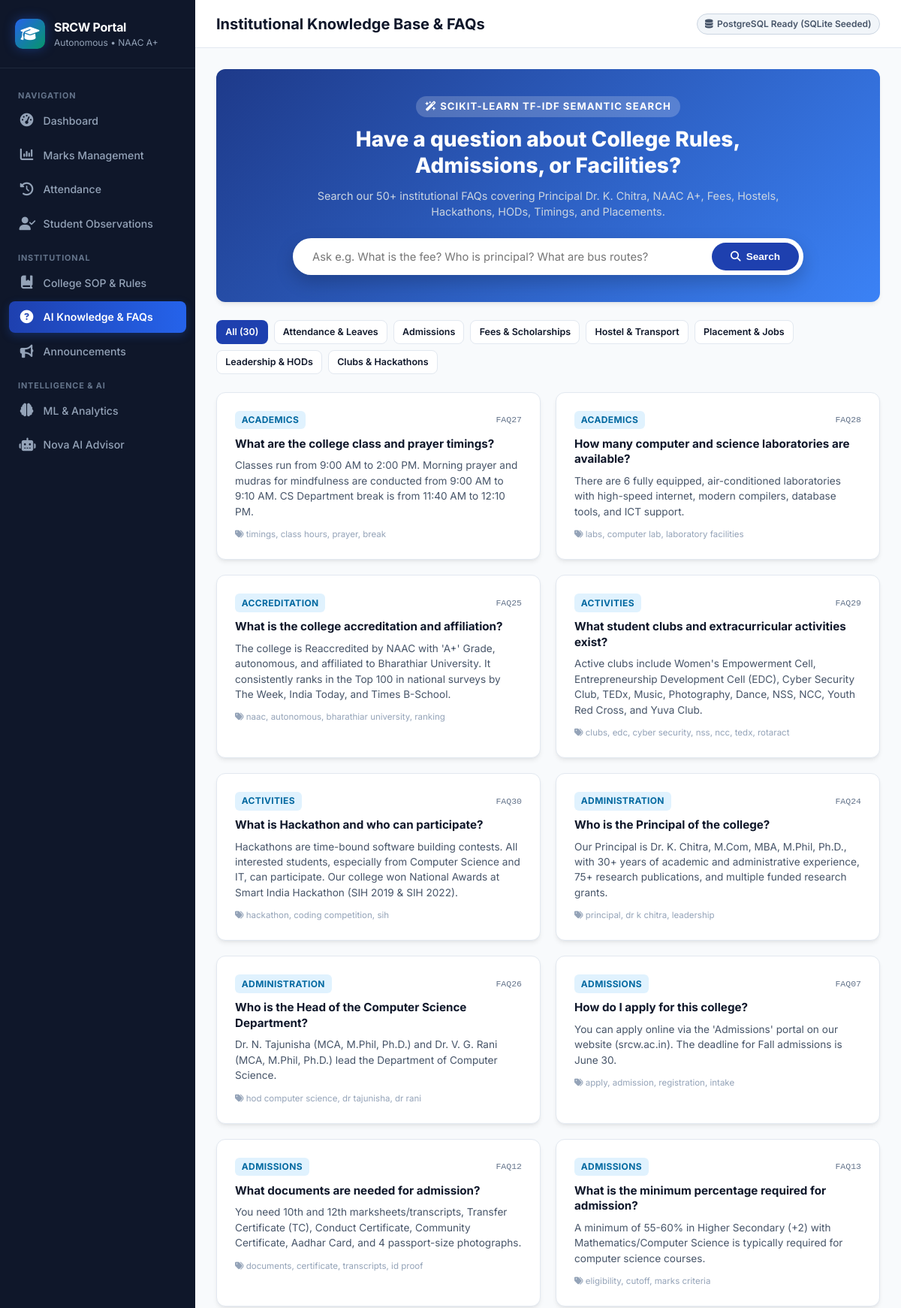
The app's page /faqs (upper part) with its own data.
### tables this page shows
CREATE TABLE faqs (
            faq_id TEXT PRIMARY KEY,
            category TEXT NOT NULL,
            question TEXT NOT NULL,
            keywords TEXT,
            answer TEXT NOT NULL
        );

### app.py (the view)
@app.route("/faqs")
def faqs():
    category = request.args.get("category", "All")
    query = request.args.get("q", "").strip()
    if query:
        search_results = analytics_engine.search_knowledge_base(query, top_k=8)
    else:
        search_results = None
    all_faqs = db_manager.get_faqs(category if category != "All" else None)
    return render_template(
        "faqs.html",
        faqs=all_faqs,
        search_results=search_results,
        query=query,
        selected_category=category
    )

### app.py (called while the page is built)
@app.context_processor
def inject_global_data():
    return {
        "current_user": session.get("user"),
        "db_mode": db_manager.active_mode,
        "college_name": "Sri Ramakrishna College of Arts and Science for Women"
    }

### db.py (called while the page is built)
    def get_sqlite_conn(self):
        conn = sqlite3.connect(self.sqlite_path)
        conn.row_factory = sqlite3.Row
        return conn

    def get_faqs(self, category=None):
        conn = self.get_sqlite_conn()
        cur = conn.cursor()
        if category and category != "All":
            cur.execute("SELECT * FROM faqs WHERE category = ? ORDER BY faq_id", (category,))
        else:
            cur.execute("SELECT * FROM faqs ORDER BY category, faq_id")
        rows = cur.fetchall()
        conn.close()
        return [dict(r) for r in rows]

### templates/faqs.html (shortened to what this page needs)
{% extends "base.html" %}
{% block page_heading %}Institutional Knowledge Base & FAQs{% endblock %}
{% block content %}
<div class="card" style="background: linear-gradient(135deg, #1e3a8a, #3b82f6); color: #ffffff; padding: 2.25rem; border: none;">
  <div style="max-width: 680px; margin: 0 auto; text-align: center;">
    <div style="font-size: 0.82rem; font-weight: 700; text-transform: uppercase; letter-spacing: 0.08em; background: rgba(255,255,255,0.2); padding: 0.25rem 0.75rem; border-radius: 20px; display: inline-block; margin-bottom: 0.75rem;">
      <i class="fa-solid fa-wand-magic-sparkles"></i> Scikit-Learn TF-IDF Semantic Search
    </div>
    <h2 style="font-size: 1.75rem; font-weight: 800; line-height: 1.25; margin-bottom: 0.75rem;">
      Have a question about College Rules, Admissions, or Facilities?
    </h2>
    <p style="color: #cbd5e1; font-size: 0.9rem; margin-bottom: 1.5rem;">
      Search our 50+ institutional FAQs covering Principal Dr. K. Chitra, NAAC A+, Fees, Hostels, Hackathons, HODs, Timings, and Placements.
    </p>
    <form method="GET" action="{{ url_for('faqs') }}" style="display: flex; gap: 0.5rem; background: #fff; padding: 6px; border-radius: 30px; box-shadow: 0 10px 25px rgba(0,0,0,0.2);">
      <input type="text" name="q" value="{{ query }}" placeholder="Ask e.g. What is the fee? Who is principal? What are bus routes?" style="flex: 1; border: none; outline: none; padding: 0.6rem 1.25rem; font-size: 0.92rem; border-radius: 24px; color: #0f172a; font-family: inherit;">
      <button type="submit" class="btn btn-primary" style="border-radius: 24px; padding: 0.6rem 1.5rem;">
        <i class="fa-solid fa-magnifying-glass"></i> Search
      </button>
    </form>
  </div>
</div>
<div style="display: flex; flex-wrap: wrap; gap: 0.5rem; margin-bottom: 1.5rem;">
  <a href="{{ url_for('faqs', category='All') }}" class="btn btn-sm {% if selected_category == 'All' %}btn-primary{% else %}btn-outline{% endif %}">
    All ({{ faqs|length }})
  </a>
  <a href="{{ url_for('faqs', category='Attendance') }}" class="btn btn-sm {% if selected_category == 'Attendance' %}btn-primary{% else %}btn-outline{% endif %}">
    Attendance & Leaves
  </a>
  <a href="{{ url_for('faqs', category='Admissions') }}" class="btn btn-sm {% if selected_category == 'Admissions' %}btn-primary{% else %}btn-outline{% endif %}">
    Admissions
  </a>
  <a href="{{ url_for('faqs', category='Finance') }}" class="btn btn-sm {% if selected_category == 'Finance' %}btn-primary{% else %}btn-outline{% endif %}">
    Fees & Scholarships
  </a>
  <a href="{{ url_for('faqs', category='Facilities') }}" class="btn btn-sm {% if selected_category == 'Facilities' %}btn-primary{% else %}btn-outline{% endif %}">
    Hostel & Transport
  </a>
  <a href="{{ url_for('faqs', category='Placement') }}" class="btn btn-sm {% if selected_category == 'Placement' %}btn-primary{% else %}btn-outline{% endif %}">
    Placement & Jobs
  </a>
  <a href="{{ url_for('faqs', category='Administration') }}" class="btn btn-sm {% if selected_category == 'Administration' %}btn-primary{% else %}btn-outline{% endif %}">
    Leadership & HODs
  </a>
  <a href="{{ url_for('faqs', category='Activities') }}" class="btn btn-sm {% if selected_category == 'Activities' %}btn-primary{% else %}btn-outline{% endif %}">
    Clubs & Hackathons
  </a>
</div>
<div style="display: grid; grid-template-columns: repeat(auto-fill, minmax(340px, 1fr)); gap: 1.25rem;">
  {% for f in faqs %}
  <div class="card" style="margin-bottom: 0;">
    <div style="display: flex; justify-content: space-between; align-items: center; margin-bottom: 0.6rem;">
      <span class="badge badge-info">{{ f.category }}</span>
      <code style="font-size: 0.72rem; color: #64748b;">{{ f.faq_id }}</code>
    </div>
    <h4 style="font-size: 0.95rem; font-weight: 700; color: #0f172a; margin-bottom: 0.5rem; line-height: 1.35;">
      {{ f.question }}
    </h4>
    <p style="font-size: 0.85rem; color: #475569; line-height: 1.5;">
      {{ f.answer }}
    </p>
    {% if f.keywords %}
    <div style="margin-top: 0.75rem; font-size: 0.72rem; color: #94a3b8;">
      <i class="fa-solid fa-tags"></i> {{ f.keywords }}
    </div>
    {% endif %}
  </div>
  {% endfor %}
</div>
{% endblock %}

### static/css/style.css (style rules this page uses)
:root { --primary: #1e40af; --primary-hover: #1d4ed8; --primary-light: #dbeafe; --secondary: #0f172a; --accent: #059669; --accent-light: #d1fae5; --warning: #d97706; --warning-light: #fef3c7; --danger: #dc2626; --danger-light: #fee2e2; --bg-main: #f8fafc; --bg-card: #ffffff; --border-color: #e2e8f0; --text-main: #0f172a; --text-muted: #64748b; --sidebar-width: 260px; --radius: 12px; --shadow: 0 4px 6px -1px rgb(0 0 0 / 0.07), 0 2px 4px -2px rgb(0 0 0 / 0.05); --shadow-lg: 0 10px 15px -3px rgb(0 0 0 / 0.1), 0 4px 6px -4px rgb(0 0 0 / 0.1); --transition: all 0.2s cubic-bezier(0.4, 0, 0.2, 1); }
* { box-sizing: border-box; margin: 0; padding: 0; }
body { font-family: 'Inter', -apple-system, BlinkMacSystemFont, "Segoe UI", Roboto, Helvetica, Arial, sans-serif; background-color: var(--bg-main); color: var(--text-main); line-height: 1.5; min-height: 100vh; }
.card { background: var(--bg-card); border: 1px solid var(--border-color); border-radius: var(--radius); box-shadow: var(--shadow); padding: 1.5rem; margin-bottom: 1.5rem; transition: var(--transition); }
.badge { display: inline-block; padding: 0.2rem 0.55rem; font-size: 0.75rem; font-weight: 700; border-radius: 6px; text-transform: uppercase; letter-spacing: 0.03em; }
.badge-info { background: #e0f2fe; color: #0369a1; }
.btn { display: inline-flex; align-items: center; justify-content: center; gap: 0.45rem; padding: 0.55rem 1rem; font-size: 0.85rem; font-weight: 600; border-radius: 8px; cursor: pointer; border: 1px solid transparent; transition: var(--transition); text-decoration: none; }
.btn-primary { background: var(--primary); color: #ffffff; }
.btn-outline { background: #ffffff; border-color: var(--border-color); color: var(--text-main); }
.btn-sm { padding: 0.35rem 0.7rem; font-size: 0.78rem; }

### records on screen
faqs: category "ACADEMICS", faq_id "FAQ27", question "What are the college class and prayer timings?", answer "Classes run from 9:00 AM to 2:00 PM. Morning prayer and mudras for mindfulness are conducted from 9:00 AM to 9:10 AM. CS Department break is from 11:40 AM to 12:10 PM.", keywords "timings, class hours, prayer, break"
faqs: category "ACADEMICS", faq_id "FAQ28", question "How many computer and science laboratories are available?", answer "There are 6 fully equipped, air-conditioned laboratories with high-speed internet, modern compilers, database tools, and ICT support.", keywords "labs, computer lab, laboratory facilities"
faqs: category "ACCREDITATION", faq_id "FAQ25", question "What is the college accreditation and affiliation?", answer "The college is Reaccredited by NAAC with 'A+' Grade, autonomous, and affiliated to Bharathiar University. It consistently ranks in the Top 100 in national surveys by The Week, India Today, and Times B-School.", keywords "naac, autonomous, bharathiar university, ranking"
faqs: category "ACTIVITIES", faq_id "FAQ29", question "What student clubs and extracurricular activities exist?", answer "Active clubs include Women's Empowerment Cell, Entrepreneurship Development Cell (EDC), Cyber Security Club, TEDx, Music, Photography, Dance, NSS, NCC, Youth Red Cross, and Yuva Club.", keywords "clubs, edc, cyber security, nss, ncc, tedx, rotaract"
faqs: category "ACTIVITIES", faq_id "FAQ30", question "What is Hackathon and who can participate?", answer "Hackathons are time-bound software building contests. All interested students, especially from Computer Science and IT, can participate. Our college won National Awards at Smart India Hackathon (SIH 2019 & SIH 2022).", keywords "hackathon, coding competition, sih"
faqs: category "ADMINISTRATION", faq_id "FAQ24", question "Who is the Principal of the college?", answer "Our Principal is Dr. K. Chitra, M.Com, MBA, M.Phil, Ph.D., with 30+ years of academic and administrative experience, 75+ research publications, and multiple funded research grants.", keywords "principal, dr k chitra, leadership"
faqs: category "ADMINISTRATION", faq_id "FAQ26", question "Who is the Head of the Computer Science Department?", answer "Dr. N. Tajunisha (MCA, M.Phil, Ph.D.) and Dr. V. G. Rani (MCA, M.Phil, Ph.D.) lead the Department of Computer Science.", keywords "hod computer science, dr tajunisha, dr rani"
faqs: category "ADMISSIONS", faq_id "FAQ07", question "How do I apply for this college?", answer "You can apply online via the 'Admissions' portal on our website (srcw.ac.in). The deadline for Fall admissions is June 30.", keywords "apply, admission, registration, intake"
faqs: category "ADMISSIONS", faq_id "FAQ12", question "What documents are needed for admission?", answer "You need 10th and 12th marksheets/transcripts, Transfer Certificate (TC), Conduct Certificate, Community Certificate, Aadhar Card, and 4 passport-size photographs.", keywords "documents, certificate, transcripts, id proof"
faqs: category "ADMISSIONS", faq_id "FAQ13", question "What is the minimum percentage required for admission?", answer "A minimum of 55-60% in Higher Secondary (+2) with Mathematics/Computer Science is typically required for computer science courses.", keywords "eligibility, cutoff, marks criteria"

### other values on screen
{{ faqs|length }} "30"
